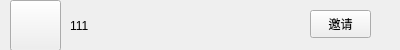
<?xml version="1.0" encoding="UTF-8"?>
<ui version="4.0">
 <class>YaoQingForm</class>
 <widget class="QWidget" name="YaoQingForm">
  <property name="geometry">
   <rect>
    <x>0</x>
    <y>0</y>
    <width>400</width>
    <height>50</height>
   </rect>
  </property>
  <property name="minimumSize">
   <size>
    <width>400</width>
    <height>50</height>
   </size>
  </property>
  <property name="maximumSize">
   <size>
    <width>400</width>
    <height>50</height>
   </size>
  </property>
  <property name="windowTitle">
   <string>Form</string>
  </property>
  <widget class="QPushButton" name="pb_icon">
   <property name="geometry">
    <rect>
     <x>10</x>
     <y>0</y>
     <width>51</width>
     <height>51</height>
    </rect>
   </property>
   <property name="text">
    <string/>
   </property>
  </widget>
  <widget class="QLabel" name="lb_name">
   <property name="geometry">
    <rect>
     <x>70</x>
     <y>10</y>
     <width>141</width>
     <height>31</height>
    </rect>
   </property>
   <property name="text">
    <string>111</string>
   </property>
  </widget>
  <widget class="QPushButton" name="pb_yao">
   <property name="geometry">
    <rect>
     <x>310</x>
     <y>10</y>
     <width>61</width>
     <height>28</height>
    </rect>
   </property>
   <property name="text">
    <string>邀请</string>
   </property>
  </widget>
 </widget>
 <resources/>
 <connections/>
</ui>
